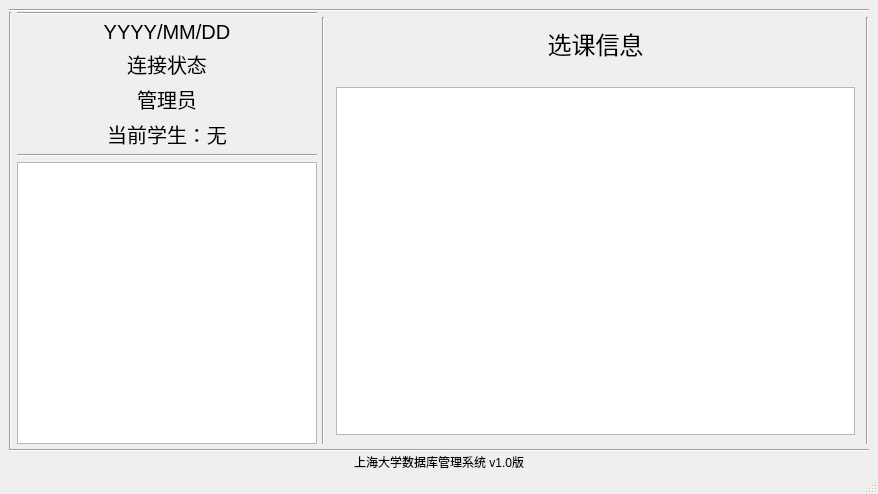
<?xml version="1.0" encoding="UTF-8"?>
<ui version="4.0">
 <class>MainWindow</class>
 <widget class="QMainWindow" name="MainWindow">
  <property name="geometry">
   <rect>
    <x>0</x>
    <y>0</y>
    <width>878</width>
    <height>494</height>
   </rect>
  </property>
  <property name="windowTitle">
   <string>MainWindow</string>
  </property>
  <property name="styleSheet">
   <string notr="true"/>
  </property>
  <widget class="QWidget" name="centralwidget">
   <property name="styleSheet">
    <string notr="true"/>
   </property>
   <layout class="QGridLayout" name="gridLayout">
    <property name="topMargin">
     <number>9</number>
    </property>
    <property name="bottomMargin">
     <number>0</number>
    </property>
    <property name="verticalSpacing">
     <number>0</number>
    </property>
    <item row="1" column="0">
     <widget class="QSplitter" name="splitter">
      <property name="enabled">
       <bool>true</bool>
      </property>
      <property name="orientation">
       <enum>Qt::Horizontal</enum>
      </property>
      <property name="opaqueResize">
       <bool>false</bool>
      </property>
      <property name="handleWidth">
       <number>0</number>
      </property>
      <property name="childrenCollapsible">
       <bool>false</bool>
      </property>
      <widget class="QWidget" name="layoutWidget">
       <layout class="QHBoxLayout" name="horizontalLayout_5">
        <property name="spacing">
         <number>5</number>
        </property>
        <property name="sizeConstraint">
         <enum>QLayout::SetMinAndMaxSize</enum>
        </property>
        <property name="rightMargin">
         <number>0</number>
        </property>
        <item>
         <widget class="Line" name="line_9">
          <property name="orientation">
           <enum>Qt::Vertical</enum>
          </property>
         </widget>
        </item>
        <item>
         <layout class="QVBoxLayout" name="verticalLayout">
          <property name="sizeConstraint">
           <enum>QLayout::SetMinAndMaxSize</enum>
          </property>
          <property name="leftMargin">
           <number>0</number>
          </property>
          <property name="rightMargin">
           <number>5</number>
          </property>
          <property name="bottomMargin">
           <number>5</number>
          </property>
          <item>
           <widget class="Line" name="line_12">
            <property name="sizePolicy">
             <sizepolicy hsizetype="Expanding" vsizetype="Fixed">
              <horstretch>0</horstretch>
              <verstretch>0</verstretch>
             </sizepolicy>
            </property>
            <property name="minimumSize">
             <size>
              <width>100</width>
              <height>0</height>
             </size>
            </property>
            <property name="maximumSize">
             <size>
              <width>300</width>
              <height>16777215</height>
             </size>
            </property>
            <property name="orientation">
             <enum>Qt::Horizontal</enum>
            </property>
           </widget>
          </item>
          <item>
           <widget class="QLabel" name="label_date">
            <property name="sizePolicy">
             <sizepolicy hsizetype="Expanding" vsizetype="Fixed">
              <horstretch>0</horstretch>
              <verstretch>0</verstretch>
             </sizepolicy>
            </property>
            <property name="minimumSize">
             <size>
              <width>300</width>
              <height>0</height>
             </size>
            </property>
            <property name="maximumSize">
             <size>
              <width>300</width>
              <height>50</height>
             </size>
            </property>
            <property name="font">
             <font>
              <pointsize>15</pointsize>
             </font>
            </property>
            <property name="text">
             <string>YYYY/MM/DD</string>
            </property>
            <property name="alignment">
             <set>Qt::AlignCenter</set>
            </property>
           </widget>
          </item>
          <item>
           <widget class="QLabel" name="label_connection">
            <property name="maximumSize">
             <size>
              <width>300</width>
              <height>50</height>
             </size>
            </property>
            <property name="font">
             <font>
              <pointsize>15</pointsize>
             </font>
            </property>
            <property name="text">
             <string>连接状态</string>
            </property>
            <property name="alignment">
             <set>Qt::AlignCenter</set>
            </property>
           </widget>
          </item>
          <item>
           <widget class="QLabel" name="label_db">
            <property name="sizePolicy">
             <sizepolicy hsizetype="Expanding" vsizetype="Preferred">
              <horstretch>0</horstretch>
              <verstretch>0</verstretch>
             </sizepolicy>
            </property>
            <property name="minimumSize">
             <size>
              <width>100</width>
              <height>0</height>
             </size>
            </property>
            <property name="maximumSize">
             <size>
              <width>300</width>
              <height>16777215</height>
             </size>
            </property>
            <property name="font">
             <font>
              <pointsize>15</pointsize>
             </font>
            </property>
            <property name="text">
             <string>管理员</string>
            </property>
            <property name="alignment">
             <set>Qt::AlignCenter</set>
            </property>
           </widget>
          </item>
          <item>
           <widget class="QLabel" name="label_username">
            <property name="sizePolicy">
             <sizepolicy hsizetype="Expanding" vsizetype="Preferred">
              <horstretch>0</horstretch>
              <verstretch>0</verstretch>
             </sizepolicy>
            </property>
            <property name="minimumSize">
             <size>
              <width>100</width>
              <height>0</height>
             </size>
            </property>
            <property name="maximumSize">
             <size>
              <width>300</width>
              <height>16777215</height>
             </size>
            </property>
            <property name="font">
             <font>
              <pointsize>15</pointsize>
             </font>
            </property>
            <property name="text">
             <string>当前学生：无</string>
            </property>
            <property name="alignment">
             <set>Qt::AlignCenter</set>
            </property>
           </widget>
          </item>
          <item>
           <widget class="Line" name="line">
            <property name="sizePolicy">
             <sizepolicy hsizetype="Expanding" vsizetype="Fixed">
              <horstretch>0</horstretch>
              <verstretch>0</verstretch>
             </sizepolicy>
            </property>
            <property name="minimumSize">
             <size>
              <width>100</width>
              <height>0</height>
             </size>
            </property>
            <property name="maximumSize">
             <size>
              <width>300</width>
              <height>16777215</height>
             </size>
            </property>
            <property name="orientation">
             <enum>Qt::Horizontal</enum>
            </property>
           </widget>
          </item>
          <item>
           <widget class="QTreeWidget" name="treeWidget">
            <property name="sizePolicy">
             <sizepolicy hsizetype="Expanding" vsizetype="Expanding">
              <horstretch>0</horstretch>
              <verstretch>0</verstretch>
             </sizepolicy>
            </property>
            <property name="minimumSize">
             <size>
              <width>100</width>
              <height>0</height>
             </size>
            </property>
            <property name="maximumSize">
             <size>
              <width>300</width>
              <height>16777215</height>
             </size>
            </property>
            <property name="font">
             <font>
              <weight>75</weight>
              <bold>true</bold>
             </font>
            </property>
            <attribute name="headerVisible">
             <bool>false</bool>
            </attribute>
            <column>
             <property name="text">
              <string notr="true">1</string>
             </property>
            </column>
           </widget>
          </item>
         </layout>
        </item>
       </layout>
      </widget>
      <widget class="QWidget" name="layoutWidget">
       <layout class="QHBoxLayout" name="horizontalLayout_2">
        <property name="spacing">
         <number>2</number>
        </property>
        <property name="sizeConstraint">
         <enum>QLayout::SetDefaultConstraint</enum>
        </property>
        <property name="topMargin">
         <number>5</number>
        </property>
        <property name="bottomMargin">
         <number>5</number>
        </property>
        <item>
         <widget class="Line" name="line_3">
          <property name="orientation">
           <enum>Qt::Vertical</enum>
          </property>
         </widget>
        </item>
        <item>
         <widget class="QStackedWidget" name="stackedWidget">
          <property name="currentIndex">
           <number>3</number>
          </property>
          <widget class="QWidget" name="page_selectUser">
           <layout class="QGridLayout" name="gridLayout_4">
            <item row="0" column="0">
             <widget class="QLabel" name="label_title_selectUser">
              <property name="font">
               <font>
                <pointsize>18</pointsize>
               </font>
              </property>
              <property name="text">
               <string>选择学生</string>
              </property>
              <property name="alignment">
               <set>Qt::AlignCenter</set>
              </property>
              <property name="margin">
               <number>5</number>
              </property>
             </widget>
            </item>
            <item row="1" column="0">
             <layout class="QHBoxLayout" name="horizontalLayout">
              <item>
               <widget class="QLabel" name="label_stuname">
                <property name="maximumSize">
                 <size>
                  <width>100</width>
                  <height>16777215</height>
                 </size>
                </property>
                <property name="font">
                 <font>
                  <pointsize>15</pointsize>
                 </font>
                </property>
                <property name="text">
                 <string>姓名</string>
                </property>
               </widget>
              </item>
              <item>
               <widget class="QLineEdit" name="lineEdit_stuname">
                <property name="sizePolicy">
                 <sizepolicy hsizetype="Preferred" vsizetype="Fixed">
                  <horstretch>0</horstretch>
                  <verstretch>0</verstretch>
                 </sizepolicy>
                </property>
                <property name="font">
                 <font>
                  <pointsize>15</pointsize>
                 </font>
                </property>
               </widget>
              </item>
              <item>
               <widget class="QLabel" name="label_sno">
                <property name="maximumSize">
                 <size>
                  <width>100</width>
                  <height>16777215</height>
                 </size>
                </property>
                <property name="font">
                 <font>
                  <pointsize>15</pointsize>
                 </font>
                </property>
                <property name="text">
                 <string>学号</string>
                </property>
               </widget>
              </item>
              <item>
               <widget class="QLineEdit" name="lineEdit_sno">
                <property name="sizePolicy">
                 <sizepolicy hsizetype="Preferred" vsizetype="Fixed">
                  <horstretch>0</horstretch>
                  <verstretch>0</verstretch>
                 </sizepolicy>
                </property>
                <property name="font">
                 <font>
                  <pointsize>15</pointsize>
                 </font>
                </property>
               </widget>
              </item>
              <item>
               <widget class="QLabel" name="label_gender">
                <property name="sizePolicy">
                 <sizepolicy hsizetype="Minimum" vsizetype="Preferred">
                  <horstretch>0</horstretch>
                  <verstretch>0</verstretch>
                 </sizepolicy>
                </property>
                <property name="maximumSize">
                 <size>
                  <width>100</width>
                  <height>16777215</height>
                 </size>
                </property>
                <property name="font">
                 <font>
                  <pointsize>15</pointsize>
                 </font>
                </property>
                <property name="text">
                 <string>性别</string>
                </property>
               </widget>
              </item>
              <item>
               <widget class="QComboBox" name="comboBox_gender">
                <property name="sizePolicy">
                 <sizepolicy hsizetype="Expanding" vsizetype="Fixed">
                  <horstretch>0</horstretch>
                  <verstretch>0</verstretch>
                 </sizepolicy>
                </property>
                <property name="minimumSize">
                 <size>
                  <width>100</width>
                  <height>0</height>
                 </size>
                </property>
                <property name="maximumSize">
                 <size>
                  <width>200</width>
                  <height>16777215</height>
                 </size>
                </property>
                <property name="font">
                 <font>
                  <pointsize>15</pointsize>
                 </font>
                </property>
               </widget>
              </item>
              <item>
               <widget class="QPushButton" name="pushButton_search">
                <property name="minimumSize">
                 <size>
                  <width>100</width>
                  <height>0</height>
                 </size>
                </property>
                <property name="maximumSize">
                 <size>
                  <width>200</width>
                  <height>50</height>
                 </size>
                </property>
                <property name="font">
                 <font>
                  <pointsize>15</pointsize>
                 </font>
                </property>
                <property name="text">
                 <string>查找</string>
                </property>
               </widget>
              </item>
             </layout>
            </item>
            <item row="3" column="0">
             <widget class="Table" name="tableWidget_displayUser">
              <property name="font">
               <font>
                <pointsize>12</pointsize>
               </font>
              </property>
             </widget>
            </item>
            <item row="2" column="0">
             <widget class="QLabel" name="label_querystatus">
              <property name="maximumSize">
               <size>
                <width>1000</width>
                <height>16777215</height>
               </size>
              </property>
              <property name="text">
               <string/>
              </property>
             </widget>
            </item>
            <item row="4" column="0">
             <widget class="QPushButton" name="pushButton_selectStudent">
              <property name="sizePolicy">
               <sizepolicy hsizetype="Minimum" vsizetype="Fixed">
                <horstretch>0</horstretch>
                <verstretch>100</verstretch>
               </sizepolicy>
              </property>
              <property name="minimumSize">
               <size>
                <width>0</width>
                <height>50</height>
               </size>
              </property>
              <property name="font">
               <font>
                <pointsize>15</pointsize>
               </font>
              </property>
              <property name="text">
               <string>选择学生</string>
              </property>
             </widget>
            </item>
           </layout>
          </widget>
          <widget class="QWidget" name="page_registerUser">
           <layout class="QGridLayout" name="gridLayout_5">
            <item row="6" column="0">
             <layout class="QHBoxLayout" name="horizontalLayout_8">
              <item>
               <widget class="QLabel" name="label_inputRegisterUserHint_weight">
                <property name="font">
                 <font>
                  <pointsize>15</pointsize>
                 </font>
                </property>
                <property name="text">
                 <string>输入学生籍贯：</string>
                </property>
               </widget>
              </item>
              <item>
               <widget class="QLineEdit" name="lineEdit_registerUser_jg">
                <property name="font">
                 <font>
                  <pointsize>15</pointsize>
                 </font>
                </property>
               </widget>
              </item>
             </layout>
            </item>
            <item row="2" column="0">
             <layout class="QHBoxLayout" name="horizontalLayout_4">
              <item>
               <widget class="QLabel" name="label_inputRegisterUserHint_sex">
                <property name="font">
                 <font>
                  <pointsize>15</pointsize>
                 </font>
                </property>
                <property name="text">
                 <string>输入学生学号：</string>
                </property>
               </widget>
              </item>
              <item>
               <widget class="QLineEdit" name="lineEdit_registerUser_sno">
                <property name="font">
                 <font>
                  <pointsize>15</pointsize>
                 </font>
                </property>
               </widget>
              </item>
             </layout>
            </item>
            <item row="5" column="0">
             <layout class="QHBoxLayout" name="horizontalLayout_11">
              <item>
               <widget class="QLabel" name="label_inputRegisterUserHint_age_2">
                <property name="font">
                 <font>
                  <pointsize>15</pointsize>
                 </font>
                </property>
                <property name="text">
                 <string>输入出生日期：</string>
                </property>
               </widget>
              </item>
              <item>
               <widget class="QLineEdit" name="lineEdit_registerUser_csrq">
                <property name="font">
                 <font>
                  <pointsize>15</pointsize>
                 </font>
                </property>
               </widget>
              </item>
             </layout>
            </item>
            <item row="7" column="0">
             <layout class="QHBoxLayout" name="horizontalLayout_9">
              <item>
               <widget class="QLabel" name="label_inputRegisterUserHint_weight_2">
                <property name="font">
                 <font>
                  <pointsize>15</pointsize>
                 </font>
                </property>
                <property name="text">
                 <string>选择学生院系：</string>
                </property>
               </widget>
              </item>
              <item>
               <widget class="QComboBox" name="comboBox_dep">
                <property name="sizePolicy">
                 <sizepolicy hsizetype="Expanding" vsizetype="Fixed">
                  <horstretch>0</horstretch>
                  <verstretch>0</verstretch>
                 </sizepolicy>
                </property>
                <property name="font">
                 <font>
                  <pointsize>15</pointsize>
                 </font>
                </property>
               </widget>
              </item>
             </layout>
            </item>
            <item row="4" column="0">
             <layout class="QHBoxLayout" name="horizontalLayout_7">
              <item>
               <widget class="QLabel" name="label_inputRegisterUserHint_height">
                <property name="font">
                 <font>
                  <pointsize>15</pointsize>
                 </font>
                </property>
                <property name="text">
                 <string>输入手机号码：</string>
                </property>
               </widget>
              </item>
              <item>
               <widget class="QLineEdit" name="lineEdit_registerUser_sjhm">
                <property name="font">
                 <font>
                  <pointsize>15</pointsize>
                 </font>
                </property>
               </widget>
              </item>
             </layout>
            </item>
            <item row="3" column="0">
             <layout class="QHBoxLayout" name="horizontalLayout_6">
              <item>
               <widget class="QLabel" name="label_inputRegisterUserHint_age">
                <property name="font">
                 <font>
                  <pointsize>15</pointsize>
                 </font>
                </property>
                <property name="text">
                 <string>输入学生性别：</string>
                </property>
               </widget>
              </item>
              <item>
               <widget class="QLineEdit" name="lineEdit_registerUser_sex">
                <property name="font">
                 <font>
                  <pointsize>15</pointsize>
                 </font>
                </property>
               </widget>
              </item>
             </layout>
            </item>
            <item row="1" column="0">
             <layout class="QHBoxLayout" name="horizontalLayout_3">
              <item>
               <widget class="QLabel" name="label_inputRegisterUserHint_name">
                <property name="font">
                 <font>
                  <pointsize>15</pointsize>
                 </font>
                </property>
                <property name="text">
                 <string>输入学生名称：</string>
                </property>
               </widget>
              </item>
              <item>
               <widget class="QLineEdit" name="lineEdit_registerUser_name">
                <property name="font">
                 <font>
                  <pointsize>15</pointsize>
                 </font>
                </property>
               </widget>
              </item>
             </layout>
            </item>
            <item row="0" column="0">
             <widget class="QLabel" name="label_title_registerUser">
              <property name="font">
               <font>
                <pointsize>18</pointsize>
               </font>
              </property>
              <property name="text">
               <string>注册学生</string>
              </property>
              <property name="alignment">
               <set>Qt::AlignCenter</set>
              </property>
              <property name="margin">
               <number>5</number>
              </property>
             </widget>
            </item>
            <item row="9" column="0">
             <widget class="QPushButton" name="pushButton_register">
              <property name="minimumSize">
               <size>
                <width>0</width>
                <height>50</height>
               </size>
              </property>
              <property name="font">
               <font>
                <pointsize>15</pointsize>
               </font>
              </property>
              <property name="text">
               <string>注册用户</string>
              </property>
             </widget>
            </item>
            <item row="8" column="0">
             <spacer name="verticalSpacer">
              <property name="orientation">
               <enum>Qt::Vertical</enum>
              </property>
              <property name="sizeHint" stdset="0">
               <size>
                <width>20</width>
                <height>40</height>
               </size>
              </property>
             </spacer>
            </item>
           </layout>
          </widget>
          <widget class="QWidget" name="page_task">
           <layout class="QGridLayout" name="gridLayout_2">
            <item row="0" column="0">
             <widget class="QLabel" name="label_title_taskName">
              <property name="font">
               <font>
                <pointsize>18</pointsize>
               </font>
              </property>
              <property name="text">
               <string>录入头像</string>
              </property>
              <property name="alignment">
               <set>Qt::AlignCenter</set>
              </property>
              <property name="margin">
               <number>5</number>
              </property>
             </widget>
            </item>
            <item row="1" column="0">
             <layout class="QHBoxLayout" name="horizontalLayout_10">
              <item>
               <widget class="QPushButton" name="pushButton_loadImage">
                <property name="minimumSize">
                 <size>
                  <width>0</width>
                  <height>50</height>
                 </size>
                </property>
                <property name="font">
                 <font>
                  <pointsize>15</pointsize>
                 </font>
                </property>
                <property name="text">
                 <string>加载图片</string>
                </property>
               </widget>
              </item>
              <item>
               <widget class="Line" name="line_2">
                <property name="orientation">
                 <enum>Qt::Vertical</enum>
                </property>
               </widget>
              </item>
              <item>
               <widget class="QPushButton" name="pushButton_cameraShot">
                <property name="minimumSize">
                 <size>
                  <width>0</width>
                  <height>50</height>
                 </size>
                </property>
                <property name="font">
                 <font>
                  <pointsize>15</pointsize>
                 </font>
                </property>
                <property name="text">
                 <string>人工拍摄</string>
                </property>
               </widget>
              </item>
             </layout>
            </item>
            <item row="2" column="0">
             <widget class="customedGraphicsView" name="graphicsView_task"/>
            </item>
           </layout>
          </widget>
          <widget class="QWidget" name="page_selectCourse">
           <layout class="QGridLayout" name="gridLayout_3">
            <item row="0" column="0">
             <widget class="QLabel" name="label_title_selectCourse">
              <property name="font">
               <font>
                <pointsize>18</pointsize>
               </font>
              </property>
              <property name="text">
               <string>选课信息</string>
              </property>
              <property name="alignment">
               <set>Qt::AlignCenter</set>
              </property>
              <property name="margin">
               <number>5</number>
              </property>
             </widget>
            </item>
            <item row="1" column="0">
             <widget class="QLabel" name="label_querystatus_2">
              <property name="maximumSize">
               <size>
                <width>1000</width>
                <height>16777215</height>
               </size>
              </property>
              <property name="text">
               <string/>
              </property>
             </widget>
            </item>
            <item row="2" column="0">
             <widget class="Table" name="tableWidget_selectCourse">
              <property name="font">
               <font>
                <pointsize>12</pointsize>
               </font>
              </property>
             </widget>
            </item>
           </layout>
          </widget>
          <widget class="QWidget" name="page_reportGen">
           <layout class="QGridLayout" name="gridLayout_6">
            <item row="0" column="0">
             <widget class="QLabel" name="label_title_reportGen">
              <property name="font">
               <font>
                <pointsize>18</pointsize>
               </font>
              </property>
              <property name="text">
               <string>报告生成</string>
              </property>
              <property name="alignment">
               <set>Qt::AlignCenter</set>
              </property>
              <property name="margin">
               <number>5</number>
              </property>
             </widget>
            </item>
            <item row="1" column="0">
             <widget class="QGraphicsView" name="graphicsView_report"/>
            </item>
           </layout>
          </widget>
          <widget class="QWidget" name="page_configuration">
           <layout class="QGridLayout" name="gridLayout_7">
            <item row="0" column="0">
             <widget class="QLabel" name="label_title_configuration">
              <property name="font">
               <font>
                <pointsize>18</pointsize>
               </font>
              </property>
              <property name="text">
               <string>参数设置</string>
              </property>
              <property name="alignment">
               <set>Qt::AlignCenter</set>
              </property>
              <property name="margin">
               <number>5</number>
              </property>
             </widget>
            </item>
            <item row="1" column="0">
             <widget class="QGraphicsView" name="graphicsView_configuration"/>
            </item>
           </layout>
          </widget>
         </widget>
        </item>
        <item>
         <widget class="Line" name="line_4">
          <property name="orientation">
           <enum>Qt::Vertical</enum>
          </property>
         </widget>
        </item>
       </layout>
      </widget>
     </widget>
    </item>
    <item row="3" column="0">
     <widget class="QLabel" name="label_stat">
      <property name="sizePolicy">
       <sizepolicy hsizetype="Preferred" vsizetype="Fixed">
        <horstretch>0</horstretch>
        <verstretch>0</verstretch>
       </sizepolicy>
      </property>
      <property name="maximumSize">
       <size>
        <width>16777215</width>
        <height>20</height>
       </size>
      </property>
      <property name="text">
       <string>上海大学数据库管理系统 v1.0版</string>
      </property>
      <property name="alignment">
       <set>Qt::AlignCenter</set>
      </property>
     </widget>
    </item>
    <item row="0" column="0">
     <widget class="Line" name="line_6">
      <property name="orientation">
       <enum>Qt::Horizontal</enum>
      </property>
     </widget>
    </item>
    <item row="2" column="0">
     <widget class="Line" name="line_8">
      <property name="orientation">
       <enum>Qt::Horizontal</enum>
      </property>
     </widget>
    </item>
   </layout>
  </widget>
  <widget class="QStatusBar" name="statusbar"/>
 </widget>
 <customwidgets>
  <customwidget>
   <class>customedGraphicsView</class>
   <extends>QGraphicsView</extends>
   <header>customedGraphicsView.h</header>
  </customwidget>
  <customwidget>
   <class>Table</class>
   <extends>QTableWidget</extends>
   <header>modifiedTableWidget.h</header>
  </customwidget>
 </customwidgets>
 <tabstops>
  <tabstop>lineEdit_registerUser_name</tabstop>
  <tabstop>lineEdit_registerUser_sno</tabstop>
  <tabstop>lineEdit_registerUser_sex</tabstop>
  <tabstop>lineEdit_registerUser_sjhm</tabstop>
  <tabstop>lineEdit_registerUser_csrq</tabstop>
  <tabstop>lineEdit_registerUser_jg</tabstop>
  <tabstop>comboBox_dep</tabstop>
  <tabstop>pushButton_register</tabstop>
  <tabstop>treeWidget</tabstop>
  <tabstop>tableWidget_displayUser</tabstop>
  <tabstop>comboBox_gender</tabstop>
  <tabstop>lineEdit_sno</tabstop>
  <tabstop>pushButton_search</tabstop>
  <tabstop>lineEdit_stuname</tabstop>
  <tabstop>pushButton_loadImage</tabstop>
  <tabstop>pushButton_cameraShot</tabstop>
  <tabstop>graphicsView_task</tabstop>
  <tabstop>graphicsView_report</tabstop>
  <tabstop>graphicsView_configuration</tabstop>
 </tabstops>
 <resources/>
 <connections/>
</ui>
